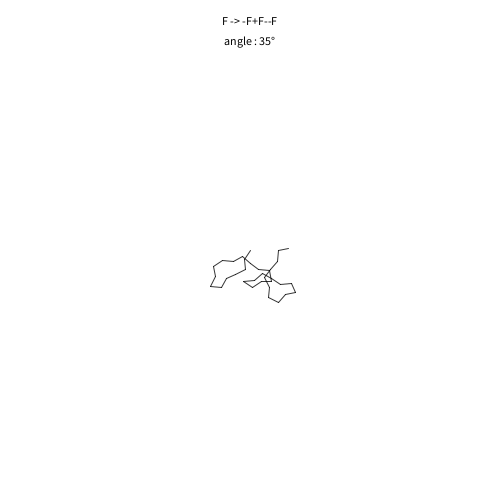
Frame 1 (no input)
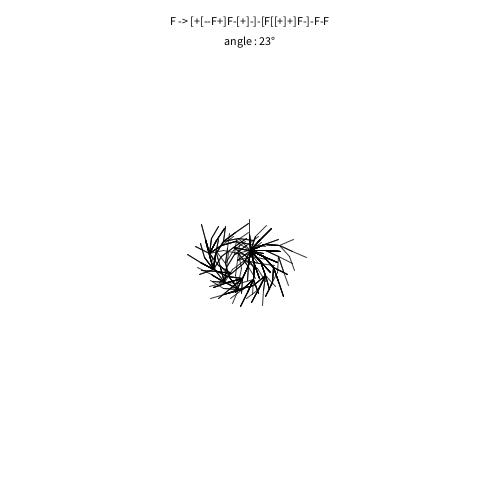
Frame 60 (the mouse pressed at the canvas centre just before this capture)
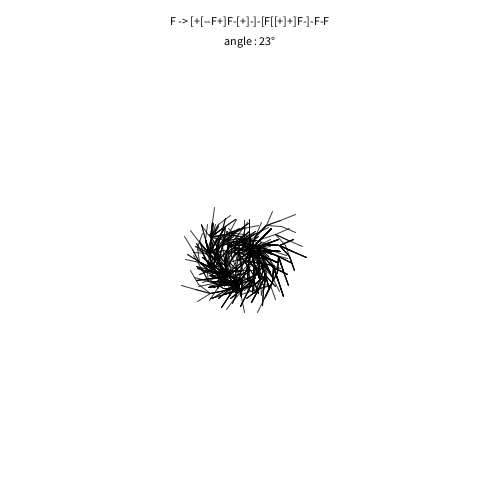
Frame 120 (the mouse held since frame 60 and released just before this capture)

The Processing sketch that drew these frames (run headless with seeded random() and noise(); from frame 60 on, the mouse is pressed at the canvas centre):

// Processing sketch: day_12
// ── day_12.pde
import java.util.Stack;

float margin = 50;

LSystem lsystem;
int patterns = 0;


/*
* Custom transform class storing a location and a rotation
* Acts like a turtle with states
*/
class Transform {
  PVector location;
  float rotation;

  Transform(float x, float y, float rotation) {
    location = new PVector(x, y);
    this.rotation = rotation;
  }

  Transform(float x, float y) {
    this(x, y, 0);
  }

  void rotate(float amount) {
    rotation += amount;
  }

  void move(float amount) {
    location.add(PVector.fromAngle(rotation).mult(amount));
  }

  Transform copy() {
    return new Transform(location.x, location.y, rotation);
  }
}


/*
* The Rule class storing the pattern to replace
*/
class Rule {
  private String pattern, replace;

  public Rule(String pattern, String replace) {
    this.pattern = pattern;
    this.replace = replace;
  }

  public String getPattern() {
    return pattern;
  }

  public String getReplace() {
    return replace;
  }

  public String toString() {
    return pattern + " -> " + replace;
  }
}


/*
* Recursively generate a random pattern string used to produce a rule
* Give the length and the maximum depth of the pattern (with [ ])
*/
String generateRandomPattern(int length, int depth) {
  if (length == 0) return "";

  String result;
  float r = random(1);
  if (r < 0.2 && depth >= 1 && length > 1) {
    result = "[" + generateRandomPattern(length - 1, depth - 1) + "]";
  } else {
    if (r < 0.25) result = "+";
    else if (r > 0.25 && r < 0.5) result = "-";
    else result = "F";
  }

  return result + generateRandomPattern(length - 1, depth);
}


/*
* The L system class
 * https://en.wikipedia.org/wiki/L-system
 */
class LSystem {
  private String state;
  private float forward, rotation;
  private ArrayList<Rule> rules;
  private int step = 0;

  // The stack of transforms, used with [ and ]
  private Stack<Transform> transformStack;

  // The previous transform, useful to draw a line
  private Transform previousTransform;

  // The current position in the string of actions
  private int currentPosition = 0;

  public LSystem(String axiom, float forward, float rotation) {
    this.state = axiom;
    this.forward = forward;
    this.rotation = radians(rotation);
    this.rules = new ArrayList<Rule>();

    // Initialize the transform stack
    transformStack = new Stack<Transform>();
    previousTransform = new Transform(0, 0, 0);
    transformStack.push(previousTransform.copy());
  }

  // Add a rule to the L system
  public void addRule(Rule rule) {
    rules.add(rule);
  }

  // Apply all the rules
  public void step() {
    for (Rule rule : rules) {
      state = state.replaceAll(rule.getPattern(), rule.getReplace());
    }
    step++;
  }

  // Do count steps
  public void steps(int count) {
    for (int i = 0; i < count; i++) step();
  }

  public void display() {
    if (currentPosition == state.length()) return;

    Transform currentTransform = transformStack.peek();
    
    // For the current character check for each possibility
    switch(state.charAt(currentPosition)) {
    case 'F': // Move forward
      currentTransform.move(forward);

      stroke(0, 200);
      noFill();
      strokeWeight(1);
      line(previousTransform.location.x, previousTransform.location.y, currentTransform.location.x, currentTransform.location.y);
      previousTransform = currentTransform.copy();

      break;
    case '+': // Rotate left
      currentTransform.rotate(-rotation);
      break;
    case '-': // Rotate right
      currentTransform.rotate(rotation);
      break;
    case '[': // Store transform
      transformStack.push(currentTransform.copy());
      break;
    case ']': // Restore transform
      transformStack.pop();
      previousTransform = transformStack.peek().copy();
      break;
    }
    
    // Increase the position in the list
    currentPosition++;
  }

  public String getState() {
    return state;
  }

  public int getStep() {
    return step;
  }
  
  // Display the rules on the screen
  public void displayRules() {
    textAlign(CENTER, CENTER);
    fill(0);
    for (int i = 0; i < rules.size(); i++) {
      text(rules.get(i).toString(), width / 2, (i + 1) * 20);
    }

    text("angle : " + ceil(degrees(rotation)) + "°", width / 2, (rules.size() + 1) * 20);
  }
}

void setup() {
  size(500, 500);

  // Initialize the view
  resetView();
}


/*
* Clear the window and create a new L system
 */
void resetView() {
  background(255);

  // Get random angle and speed
  float angle = int(random(10, 50));
  float move = map(angle, 10, 50, 20, 5);

  // Create the L system and add a random generated pattern
  lsystem = new LSystem("F", move, angle);
  lsystem.addRule(new Rule("F", generateRandomPattern(7, 3)));

  // Compute replacement steps
  lsystem.steps(6);

  // Display the rules on the screen
  lsystem.displayRules();
}


void draw() {
  // Display the L system for 100 steps
  pushMatrix();
  translate(width / 2, height / 2);
  rotate(-HALF_PI);
  for (int i = 0; i < 100; i++) lsystem.display();
  popMatrix();

  // Load a new L-system after a certain time or the drawing is finished
  if (frameCount % 150 == 0 || lsystem.currentPosition == lsystem.getState().length()) {
    resetView();
  }
}
